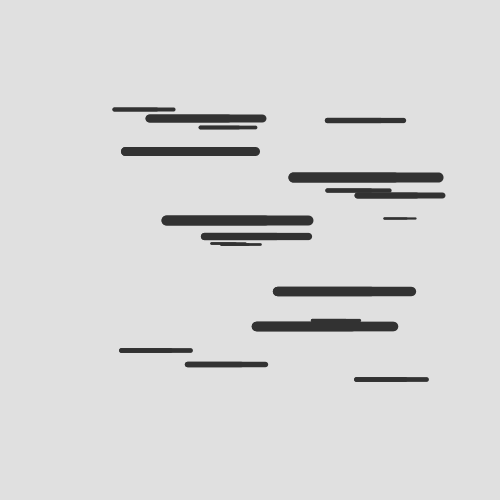
Frame 1 (no input)
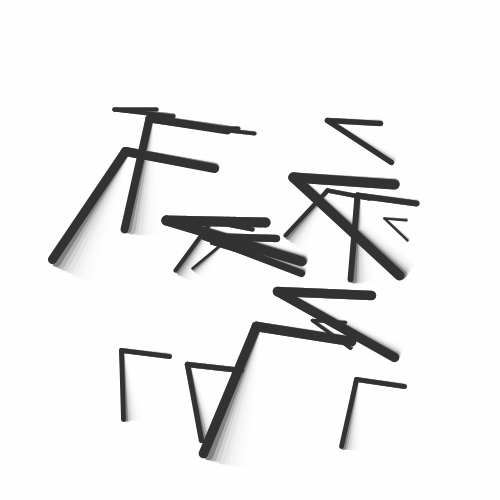
Frame 60 (the mouse pressed at the canvas centre just before this capture)
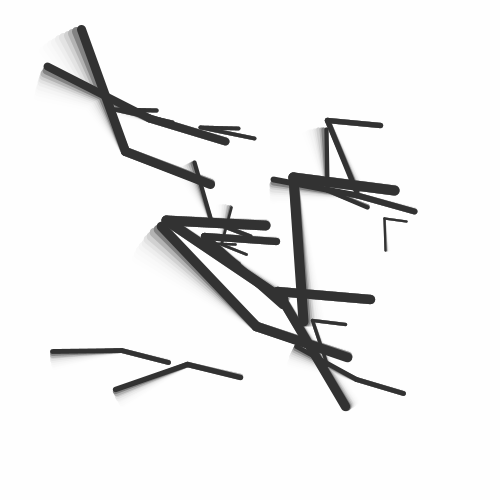
Frame 120 (the mouse held since frame 60 and released just before this capture)

The Processing sketch that drew these frames (run headless with seeded random() and noise(); from frame 60 on, the mouse is pressed at the canvas centre):

// Processing sketch: obiektZegarArray
// ── obiektZegarArray.pde
Zegar[] zegary = new Zegar[20];

void setup() {
  size(500, 500);
  for(int i=0; i < zegary.length; i++){
     zegary[i] = new Zegar(random(100,400), random(100,400), random(30, 150), random(0.001, 0.05));
  }
  
}

void draw() {
  fill(255, 100);
  noStroke();
  rect(0,0,width, height);
  for(Zegar z: zegary) {
    z.draw();
    z.update();
  }
}
// ── zegar.pde
class Zegar {

  float kat = 0;
  float size;
  float speed;
  PVector srodek;
  PVector v1;
  PVector v2;

  Zegar(float x, float y, float s, float p) {
    size = s;
    speed = p;
    srodek = new PVector(x, y);
    update();
  }

  void update() {
    v1 = PVector.fromAngle(kat);
    v2 = PVector.fromAngle(kat/12.0);
    v1.mult(size);
    v2.mult(size*0.7);
    v1.add(srodek);
    v2.add(srodek);
    kat = kat + speed;
  }

  void draw() {
    stroke(50);
    strokeWeight(size*0.07);
    line(srodek.x, srodek.y, v1.x, v1.y);
    line(srodek.x, srodek.y, v2.x, v2.y);
  }
}
